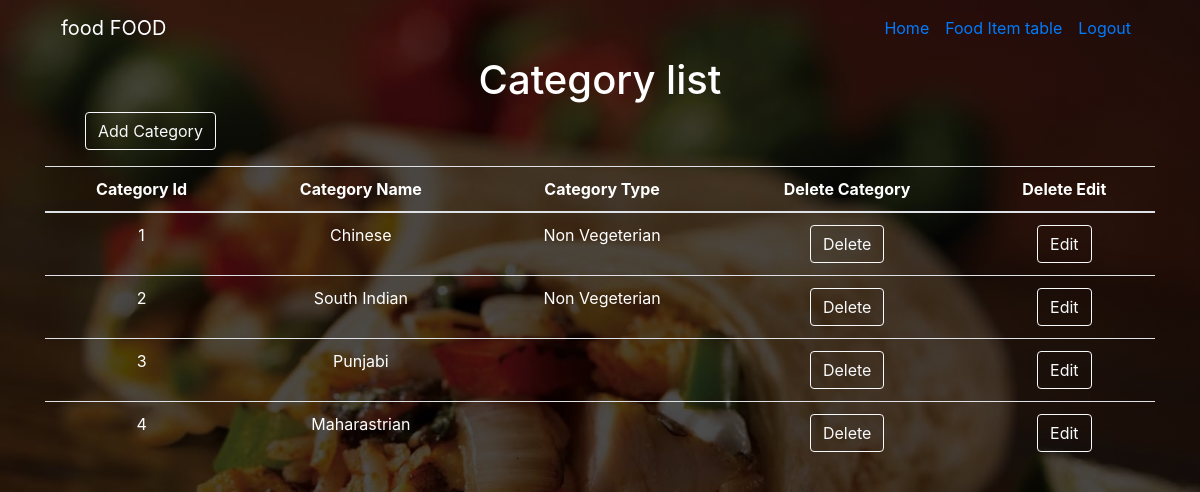
The app's page /showCategory with its own data.
### tables this page shows
CREATE TABLE "category" (
	`cat_id`	INTEGER,
	`cat_name`	TEXT,
	`cat_veg`	TEXT,
	PRIMARY KEY(`cat_id`)
);

### app.py (the view)
@app.route("/showCategory")
def showCat():
    database = "food.db"
    conn = sqlite3.connect(database)
    cur = conn.cursor()
    records = cur.execute("select * from category")
    food = records.fetchall()
    return render_template("category.html",food=food)

### templates/category.html (shortened to what this page needs)
<html>
    <head>
            <link rel="stylesheet" href="https://stackpath.bootstrapcdn.com/bootstrap/4.2.1/css/bootstrap.min.css">
    </head>
    <body>
    <div class="container">
        <header>
    <nav class="navbar navbar-expand-md navbar">
                <a class="navbar-brand" href="/">food FOOD</a>
                <div class="collapse navbar-collapse" id="collapsibleNavId">
                    <ul class="navbar-nav ml-auto mt-2 mt-lg-0">
                        <li class="nav-item active">
                            <a class="nav-link" href="/">Home <span class="sr-only">(current)</span></a>
                        </li>
                        <li class="nav-item">
                            <a class="nav-link" href="/showFoodItem">Food Item table</a>
                        </li>
                        <li class="nav-item">
                          <a class="nav-link" href="/logoutAdmin"> Logout</a>
                        </li>
            </nav>
    </header>
        <h1 class="text-center">Category list</h1>
        <div id="sidebar">
            <ul>
                <a name="" id="" class="btn btn-outline-light" href="/addCat" role="button">Add Category </a>
            </ul>
        </div>
        <div class="table-responsive">
                <table class="table">
                <thead>
                 <tr>
                <th>Category Id</th>
                <th>Category Name</th>
                <th>Category Type</th>
                <th>Delete Category</th>
                <th>Delete Edit</th>
                </tr>
                </thead>
                {% for c in food %}
                <tr id="foodItem">
                        <td>{{c[0]}}</td>
                        <td>{{c[1]}}</td>
                        <td>{{c[2]}}</td>
                        <td><a name="" id="" class="btn btn-outline-light" href="DeleteCategory/{{c[0]}}" role="button">Delete</a></td>
                        <td><a name="" id="" class="btn btn-outline-light" href="EditCategory/{{c[0]}}" role="button">Edit</a></td>
                    </tr>
                    {%endfor%}
        </div>
    </div>
    </body>
</html>

### templates/category.html (style rules this page uses)
body { padding: 0px; margin: 0px; background-image:linear-gradient(rgba(0,0,0,0.7),rgba(0,0,0,0.7)), url(/static/images/6.jpg); background-size: cover; }
thead { text-align: center; color:white; }
tr td { text-align: center; color:white; }
.text-center { color:white; }
.navbar-brand { color:white; }

### records on screen
category: cat_id "1", cat_name "Chinese", cat_veg "Non Vegeterian"
category: cat_id "2", cat_name "South Indian", cat_veg "Non Vegeterian"
category: cat_id "3", cat_name "Punjabi"
category: cat_id "4", cat_name "Maharastrian"
